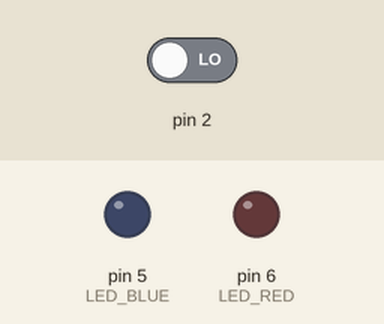
Simulated run of this sketch. Board: Arduino Uno, built with avr-gcc and run on an emulated ATmega328P. Shown: output pins drawn as LEDs (lit = HIGH). Dashed ring = blinking. Inputs (shaded band) come from the test bench; at power-on: pin 2 LOW.

Above: at 0.1 s.
At 1.2 s:
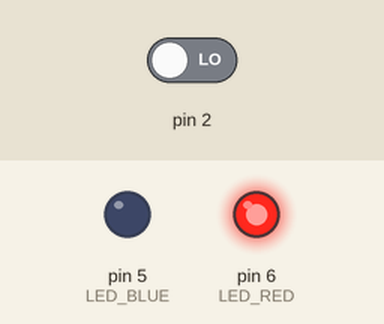
1.3 s: pin 2 driven HIGH
At 1.39 s:
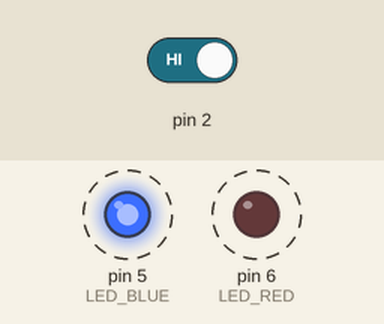
Timing chart, 0 to 10.3 s (numbered marks = the images above; inputs shaded):
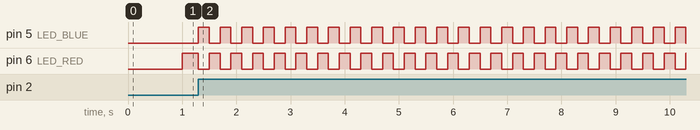

Measured:
- after the input at 1.3 s, pin 5 (LED_BLUE), pin 6 (LED_RED): alternates HIGH for 0.20 s and LOW for 0.20 s, starting at once

The sketch:

luces_policias_interrup.ino
```cpp
unsigned long normal_interval = 1000;
unsigned long alarm_interval = 200;
unsigned long previous_time = 0;

bool alert = false;
bool state_red = 0;
bool state_blue = 0;

constexpr int LED_RED = 6;
constexpr int LED_BLUE = 5;

void setup() {
  attachInterrupt(digitalPinToInterrupt(2), foo_interruption, RISING);
  pinMode(LED_RED, OUTPUT);
  pinMode(LED_BLUE, OUTPUT);
}

void fn_leds() {
  digitalWrite(LED_RED, state_red);
  digitalWrite(LED_BLUE, state_blue);
}

void loop() {
  unsigned long current_time = millis();

  if (alert) // Se ejecutan luces MODO ALARMA
  {
    if ((current_time - previous_time) >= alarm_interval)
    {
      previous_time = current_time;
      if (state_red == LOW)
      {
        state_red = HIGH;
        state_blue = LOW;
      }
      else
      {
        state_red = LOW;
        state_blue = HIGH;
      }
    }
  }
  else // Se ejecuta luces MODO NORMAL
  {
    if ((current_time - previous_time) >= normal_interval)
    {
      previous_time = current_time;
      if (state_red == LOW)
      {
        state_red = HIGH;
        state_blue = LOW;
      }
      else
      {
        state_red = LOW;
        state_blue = HIGH;
      }
    }
  }
  fn_leds();
}

void foo_interruption() {
  if (alert) {
    alert = false;
  }
  else {
    alert = true;
  }
}
```
